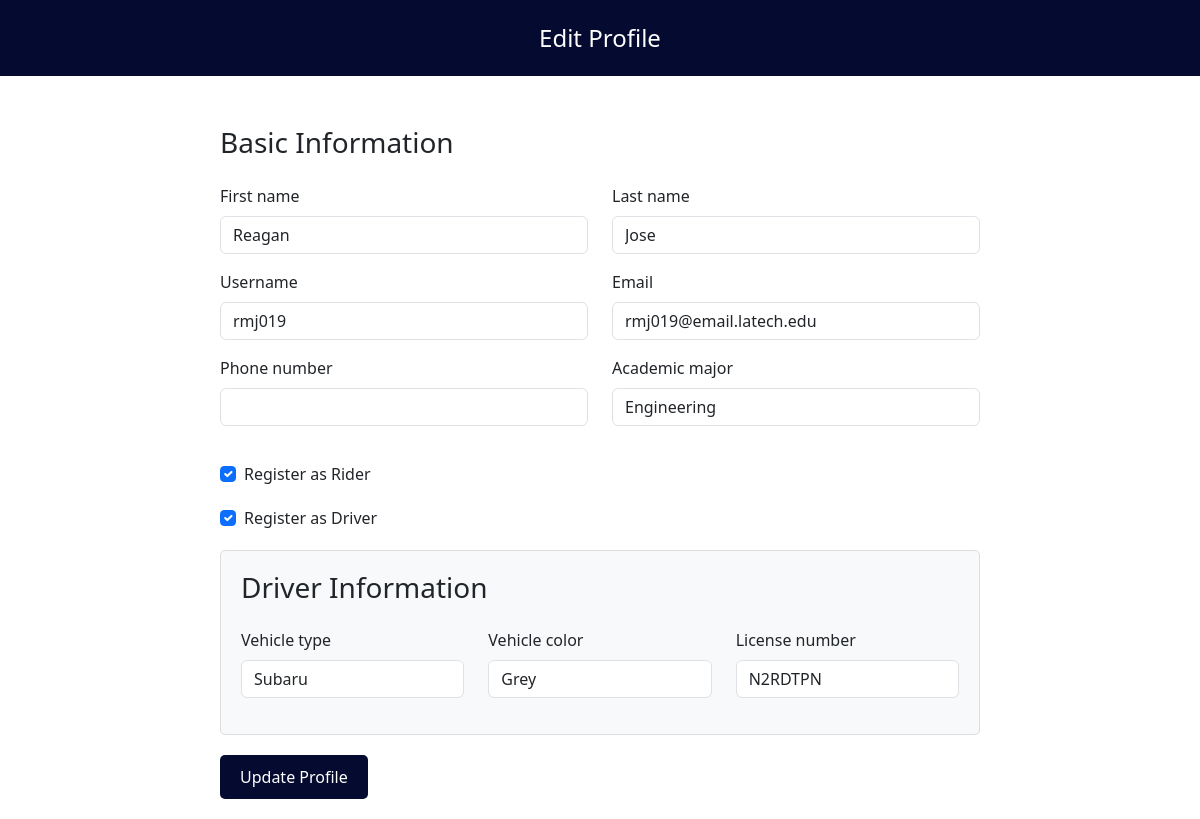
The app's page /members/edit_profile/ (signed in), older data.
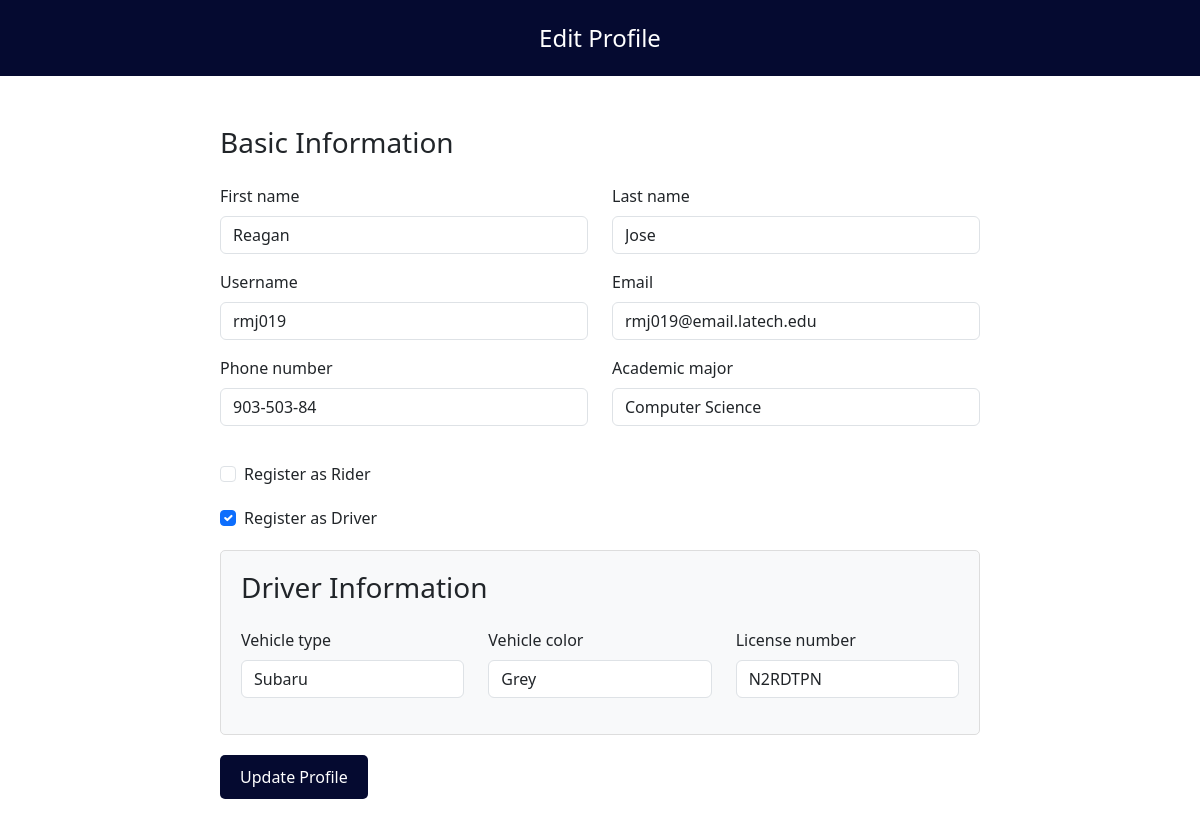
The same page, newer data.
### Univah/models.py (models this page shows)
class Driver(models.Model):
    user = models.OneToOneField(User, on_delete=models.CASCADE, null = True)
    vehicle_type = models.CharField(max_length=50, null=True)
    vehicle_color = models.CharField(max_length=20, null=True)
    license_number = models.CharField(max_length=20, null=True)
    phone_number = models.CharField(max_length=12, null=True)
    status = models.CharField(max_length=12, choices=[('available', 'Available'), ('unavailable', 'Unavailable')], default='available')
    major = models.CharField(max_length=50, null=True)

### members/views.py (the view, shortened to what this page needs)
# urls.py: path('edit_profile/', UserEditView.as_view(), name = 'edit_profile'),
class UserEditView(generic.UpdateView):
    form_class = EditProfileForm
    template_name = 'authenticate/edit_profile.html'
    success_url = reverse_lazy('transpo')
    def get_object(self):
        return self.request.user

### members/templates/authenticate/edit_profile.html (shortened to what this page needs)
<!DOCTYPE html>
<html lang="en">
<head>
    <link href="https://cdnjs.cloudflare.com/ajax/libs/bootstrap/5.3.2/css/bootstrap.min.css" rel="stylesheet">
</head>
<body>
    <header class="header">
        Edit Profile
    </header>
    <div class="form-container">
        <form method="POST">
            <h3 class="mb-4">Basic Information</h3>
            <div class="row">
                <div class="col-md-6 mb-3">
                    <label class="form-label">{{ form.first_name.label }}</label>
                    {{ form.first_name }}
                </div>
                <div class="col-md-6 mb-3">
                    <label class="form-label">{{ form.last_name.label }}</label>
                    {{ form.last_name }}
                </div>
            </div>
            <div class="row">
                <div class="col-md-6 mb-3">
                    <label class="form-label">{{ form.username.label }}</label>
                    {{ form.username }}
                </div>
                <div class="col-md-6 mb-3">
                    <label class="form-label">{{ form.email.label }}</label>
                    {{ form.email }}
                </div>
            </div>
            <div class="row">
                <div class="col-md-6 mb-3">
                    <label class="form-label">{{ form.phone_number.label }}</label>
                    {{ form.phone_number }}
                </div>
                <div class="col-md-6 mb-3">
                    <label class="form-label">{{ form.academic_major.label }}</label>
                    {{ form.academic_major }}
                </div>
            </div>
            <div class="form-check">
                {{ form.is_rider }}
                <label class="form-check-label" for="{{ form.is_rider.id_for_label }}">
                    Register as Rider
                </label>
            </div>
            <div class="form-check">
                {{ form.is_driver }}
                <label class="form-check-label" for="{{ form.is_driver.id_for_label }}">
                    Register as Driver
                </label>
            </div>
            <div id="driver-fields" class="driver-fields" style="display: none;">
                <h3 class="mb-4">Driver Information</h3>
                <div class="row">
                    <div class="col-md-4 mb-3">
                        <label class="form-label">{{ form.vehicle_type.label }}</label>
                        {{ form.vehicle_type }}
                    </div>
                    <div class="col-md-4 mb-3">
                        <label class="form-label">{{ form.vehicle_color.label }}</label>
                        {{ form.vehicle_color }}
                    </div>
                    <div class="col-md-4 mb-3">
                        <label class="form-label">{{ form.license_number.label }}</label>
                        {{ form.license_number }}
                    </div>
                </div>
            </div>
            <button type="submit" class="btn-update">Update Profile</button>
        </form>
    </div>
</body>
</html>

Row changes from the older to the newer data that the page shows:
removed Driver: vehicle_type "Subaru", vehicle_color "Grey", license_number "N2RDTPN"
added Driver: phone_number "903-503-84", vehicle_type "Subaru", vehicle_color "Grey", license_number "N2RDTPN"
Text that changed along with them:
form field academic_major: "Engineering" → "Computer Science"
form field is_rider: "☑" → "☐"
